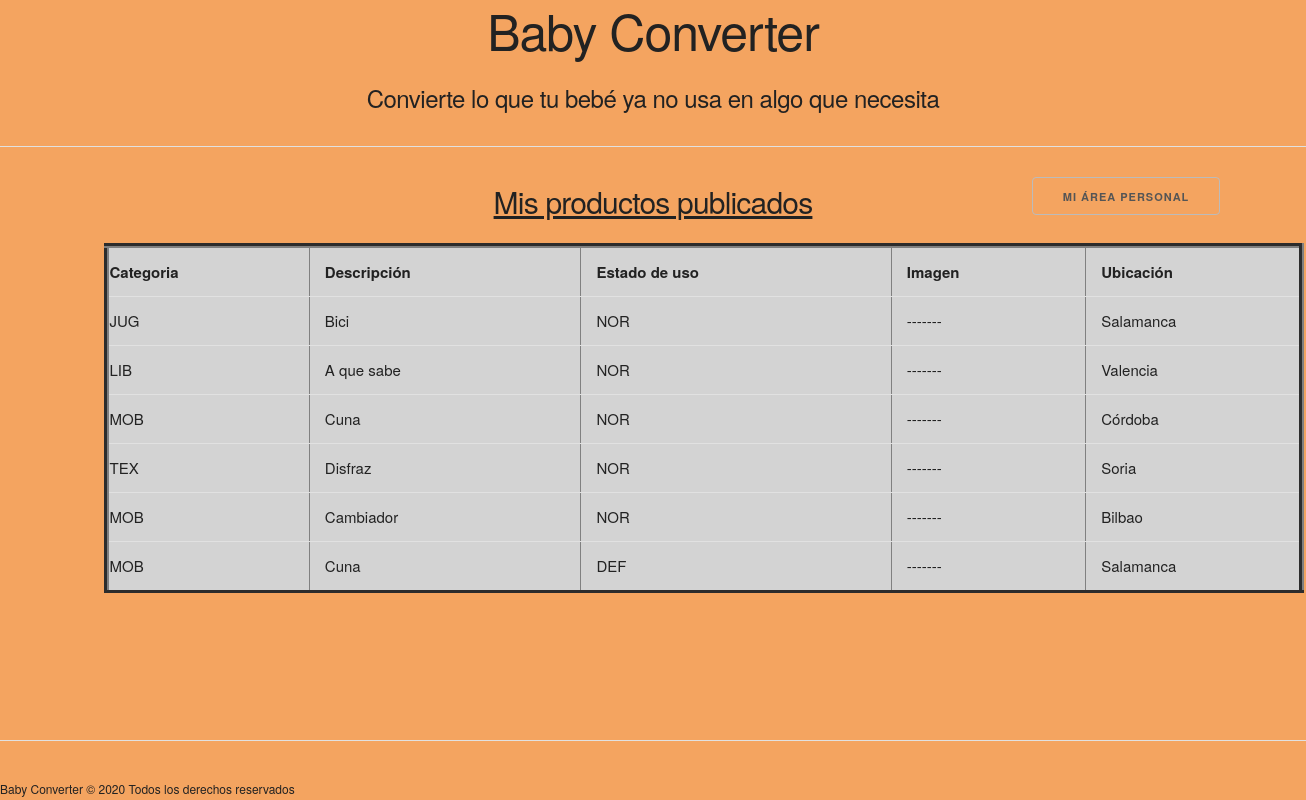
The app's page /myProducts with its own data.
### products/models.py (models this page shows, shortened)
class Product(models.Model):
    owner = models.ForeignKey(User, on_delete=models.DO_NOTHING, verbose_name='Usuario')
    created_at = models.DateTimeField(auto_now_add=True)
    modified_at = models.DateTimeField(auto_now=True)
    category = models.CharField(max_length=3, choices=CATEGORIES, verbose_name='Categoría')
    description = models.TextField(max_length=100, blank=False, null=False, default='', verbose_name='Descripción del producto')
    functionality = models.CharField(blank=True, max_length=3, choices=FUNCTIONALITIES, null=False, verbose_name='Estado de uso')
    image = models.ImageField(blank=True, null=True, upload_to=upload_location, default='NotImage.png', verbose_name='Fotografía')
    location = models.CharField(max_length=20, blank=False, null=False, verbose_name='Localidad')

### products/views.py (the view)
# urls.py: path('myProducts', MyProducts.as_view(), name='my_products'),
class MyProducts(View):
    def get(self, request):
        products = Product.objects.all()
        pic = format_html('<img src=/media/{} width="80" height="50"/>', Product.image)
        context = {
            'products_list': products,
            'pic': pic
        }
        return render(request, 'products/myProducts.html', context)

### products/templates/products/myProducts.html (shortened to what this page needs)
{% extends 'base.html' %}
{% block section %}
    <h4 align='center'><u>Mis productos publicados</u></h4>
    <a href="/mySpace" class="button" style="margin-left:79%; margin-top:-5%; position:fixed">Mi Área Personal</a>
    <div id="div1">
        <table class="u-full-width" border="5">
            <thead>
                <tr>
                    <th>Categoria</th>
                    <th>Descripción</th>
                    <th>Estado de uso</th>
                    <th>Imagen</th>
                    <th>Ubicación</th>
                </tr>
            </thead>
        {% for item in products_list %}
            <tbody>
                <tr>
                    <td>{{ item.category }}</td>
                    <td>{{ item.description}}</td>
                    <td>{{ item.functionality }}</td>
                    {% if object.image %}
                    <td>{{ pic }}</td>
                    {% else %}
                    <td> ------- </td>
                    {% endif %}
                    <td>{{ item.location }}</td>
                </tr>
            </tbody>
        {% endfor %}
        </table>
    </div>
    <br>
{% endblock %}

### appbbc/templates/base.html (shortened to what this page needs)
<!DOCTYPE html>
<html lang="es">
<head>
    <link rel="stylesheet" href="/static/css/styles.css">
    <link rel="stylesheet" href="/static/css/normalize.css">
    <link rel="stylesheet" href="/static/css/skeleton.css">
    <h1 align='center'>Baby Converter</h1>
    <h5 align='center'>Convierte lo que tu bebé ya no usa en algo que necesita</h5>
    <hr>
</head>
<body style="background: sandybrown;">
    <section>
        {% block section %} {% endblock %}
    </section>
</body>
<footer style="position: fixed; bottom:0px">
    <hr style="width: 730%;">
    <small>Baby Converter &copy; 2020 Todos los derechos reservados</small>
</footer>
</html>

### appbbc/static/css/styles.css (style rules this page uses)
#div1 { margin-left: 8%; overflow:scroll; height:350px; width:1200px; }
#div1 table { width:1200px; background-color:lightgray; }

### appbbc/static/css/skeleton.css (style rules this page uses)
html { font-size: 62.5%; }
body { font-size: 1.5em; line-height: 1.6; font-weight: 400; font-family: "Raleway", "HelveticaNeue", "Helvetica Neue", Helvetica, Arial, sans-serif; color: #222; }
h1, h2, h3, h4, h5, h6 { margin-top: 0; margin-bottom: 2rem; font-weight: 300; }
h1 { font-size: 4.0rem; line-height: 1.2; letter-spacing: -.1rem; }
h4 { font-size: 2.4rem; line-height: 1.35; letter-spacing: -.08rem; }
h5 { font-size: 1.8rem; line-height: 1.5; letter-spacing: -.05rem; }
@media (min-width: 550px) { h1 { font-size: 5.0rem; } }
@media (min-width: 550px) { h4 { font-size: 3.0rem; } }
@media (min-width: 550px) { h5 { font-size: 2.4rem; } }
a { color: #1EAEDB; }
.button, button, input[type="submit"], input[type="reset"], input[type="button"] { display: inline-block; height: 38px; padding: 0 30px; color: #555; text-align: center; font-size: 11px; font-weight: 600; line-height: 38px; letter-spacing: .1rem; text-transform: uppercase; text-decoration: none; white-space: nowrap; background-color: transparent; border-radius: 4px; border: 1px solid #bbb; cursor: pointer; box-sizing: border-box; }
th, td { padding: 12px 15px; text-align: left; border-bottom: 1px solid #E1E1E1; }
th:first-child, td:first-child { padding-left: 0; }
th:last-child, td:last-child { padding-right: 0; }
button, .button { margin-bottom: 1rem; }
pre, blockquote, dl, figure, table, p, ul, ol, form { margin-bottom: 2.5rem; }
.u-full-width { width: 100%; box-sizing: border-box; }
hr { margin-top: 3rem; margin-bottom: 3.5rem; border-width: 0; border-top: 1px solid #E1E1E1; }

### records on screen
Product: category "JUG", description "Bici", functionality "NOR", location "Salamanca"
Product: category "LIB", description "A que sabe", functionality "NOR", location "Valencia"
Product: category "MOB", description "Cuna", functionality "NOR", location "Córdoba"
Product: category "TEX", description "Disfraz", functionality "NOR", location "Soria"
Product: category "MOB", description "Cambiador", functionality "NOR", location "Bilbao"
Product: category "MOB", description "Cuna", functionality "DEF", location "Salamanca"
